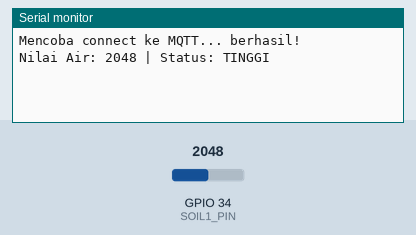
Recording of a sketch running on a simulated ESP32. Parts: the last lines printed to the serial monitor. Inputs (shaded band) come from the test bench; at power-on: GPIO 34 (SOIL1_PIN) = 2048. WiFi joins after 1.5 s; servers stay silent unless stated; no MQTT or app messages arrive unless stated.

Above: at 2.7 s.
2.8 s: GPIO 34 (SOIL1_PIN) set to 2086
At 5.6 s:
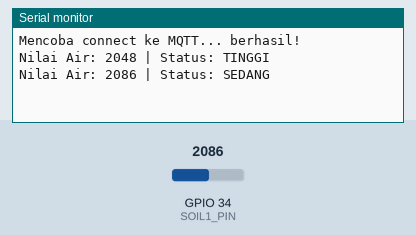
9.0 s: GPIO 34 (SOIL1_PIN) set to 3318
At 11.4 s:
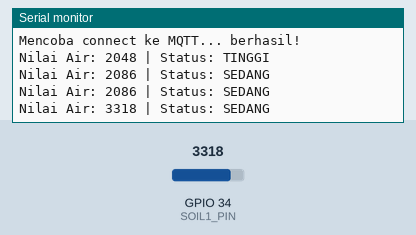
12.8 s: GPIO 34 (SOIL1_PIN) set to 3434
At 14.9 s:
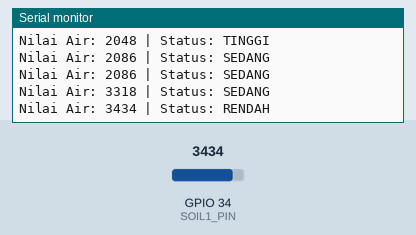

Measured:
- the behaviour switches between 2059 and 2060 on GPIO 34 (SOIL1_PIN) (found by bisection; images 0 and 1)
- the behaviour switches between 3367 and 3368 on GPIO 34 (SOIL1_PIN) (found by bisection; images 2 and 3)
- after the input at 2.8 s, the serial monitor: prints a new line after 1.8 s (image 1)
- after the input at 9.0 s, the serial monitor: prints a new line after 1.6 s (image 2)
- after the input at 12.8 s, the serial monitor: prints a new line after 0.77 s (image 3)

The sketch:

node2_environment.ino
```cpp
#include <WiFi.h>
#include <WiFiClientSecure.h>
#include <PubSubClient.h>
#include <ArduinoJson.h>

#define SOIL1_PIN 34

const char* ssid = "POCO";
const char* password = "11111111";

const char* mqtt_server = "c96739e1879046b4b64c91e3ffc10c6a.s1.eu.hivemq.cloud";
const int mqtt_port = 8883;
const char* mqtt_user = "node_uasklp5";
const char* mqtt_pass = "uasklp5!";

WiFiClientSecure espClient;
PubSubClient client(espClient);

void setup_wifi() {
  delay(10);
  WiFi.begin(ssid, password);
  while (WiFi.status() != WL_CONNECTED) {
    delay(500);
  }
}

void reconnect() {
  while (!client.connected()) {
    Serial.print("Mencoba connect ke MQTT... ");
    if (client.connect("Node2_Air_ESP32", mqtt_user, mqtt_pass)) {
      Serial.println("berhasil!");
    } else {
      Serial.print("gagal, rc=");
      Serial.print(client.state());
      Serial.println(" coba lagi dalam 2 detik");
      delay(2000);
    }
  }
}

String tentukanLevelAir(int nilai) {
  if (nilai > 3367) {
    return "RENDAH";
  } else if (nilai > 2059) {
    return "SEDANG";
  } else {
    return "TINGGI";
  }
}

void setup() {
  Serial.begin(115200);
  setup_wifi();
  espClient.setInsecure();
  client.setServer(mqtt_server, mqtt_port);
}

void loop() {
  if (!client.connected()) reconnect();
  client.loop();

  int nilaiAir = analogRead(SOIL1_PIN);
  String levelAir = tentukanLevelAir(nilaiAir);

  StaticJsonDocument<128> doc;
  doc["level_air_raw"] = nilaiAir;
  doc["level_air_status"] = levelAir;

  char buffer[128];
  serializeJson(doc, buffer);

  client.publish("environment/node2", buffer);

  Serial.print("Nilai Air: "); Serial.print(nilaiAir);
  Serial.print(" | Status: "); Serial.println(levelAir);

  delay(3000);
}
```
